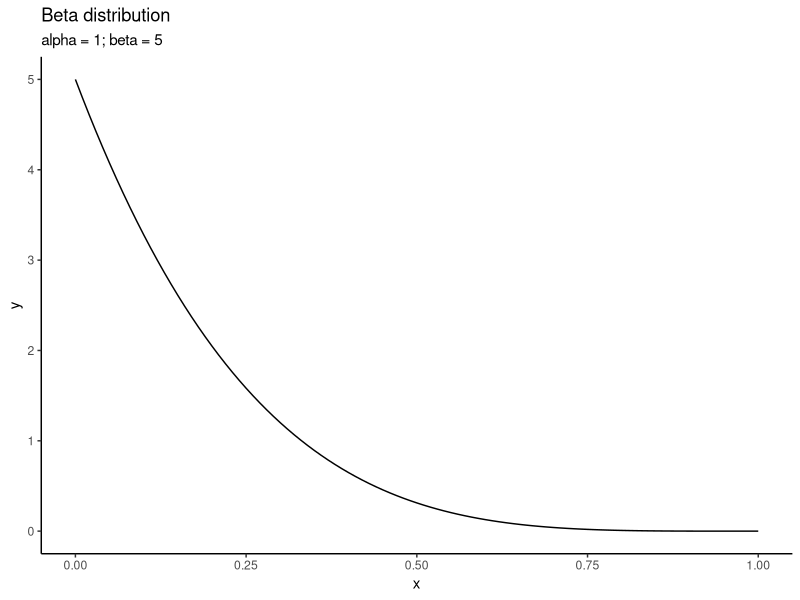
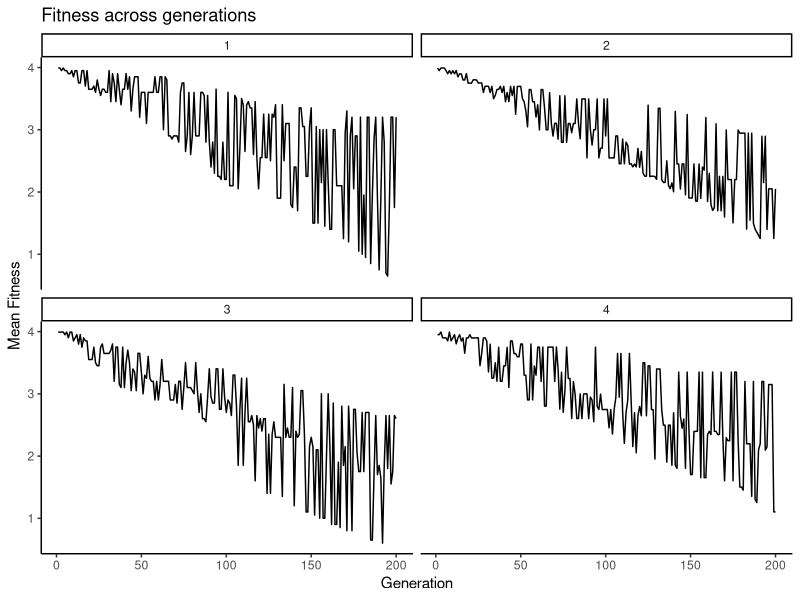
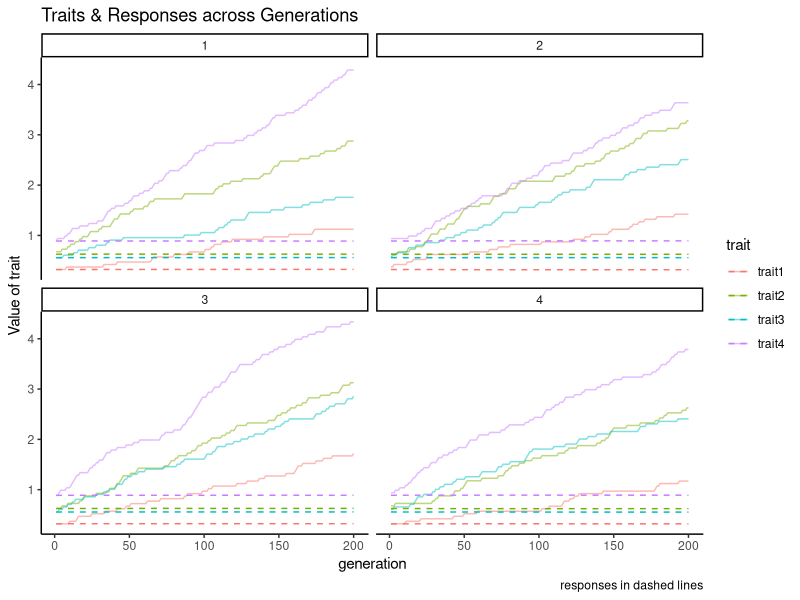
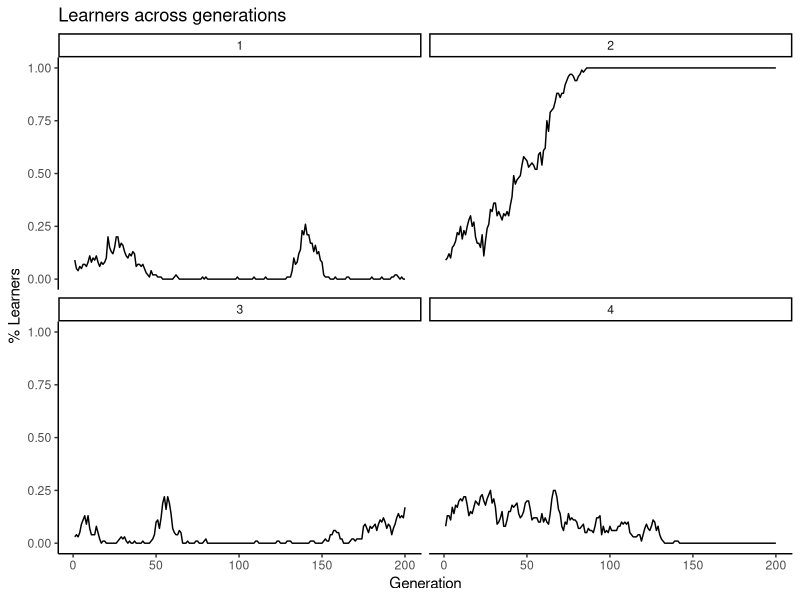

Reproduce these figures in R, in order.
## ---- chunk 1
knitr::opts_chunk$set(echo = TRUE)
library(tidyverse)
library(patchwork)
theme_set(theme_classic())
## ---- chunk 2
traits_init <- tibble( 
  trait = 1:4, 
  value = runif(n = 4,
                     min = 0,
                     max = 1))
traits_init
## ---- chunk 3
beta_df <- tibble(
x =seq(0, 1, by = 0.01),
y =dbeta(x, 1, 5)
)
beta_df %>% 
  ggplot(aes(x = x, y = y)) + 
  geom_line() + 
  labs(title = "Beta distribution", 
       subtitle = "alpha = 1; beta = 5")

## ---- chunk 4
N <- 4
starting_error_sd <- 0.05
population <- tibble(
  agent = 1:N, 
  trait1 = rnorm(mean = 0,
                 sd = starting_error_sd,
                 n = N) + rep(traits_init$value[1], N),
  trait2 = rnorm(mean = 0,
                 sd = starting_error_sd,
                 n = N) + rep(traits_init$value[2], N),
  trait3 = rnorm(mean = 0,
                 sd = starting_error_sd,
                 n = N) + rep(traits_init$value[3], N),
  trait4 = rnorm(mean = 0,
                 sd = starting_error_sd,
                 n = N) + rep(traits_init$value[4], N)
)

population
## ---- chunk 5
# Probability of change for each trait 
pr_change <- rbeta(n = 4, 
                   1, 
                   5)
# Do the traits change? 
traits_change <- rbinom(n = 4, 
       size = 1, 
       prob = pr_change)

u <- 0.05
# Update the traits by u 
updated_traits <- traits_init+traits_change*u
## ---- chunk 6
stubborn_model <- function(num_traits = 4,
                           num_turns = 200,
                           num_rounds = 2,
                           N = 100,
                           prob_learner = 0.1,
                           starting_error_sd = 0.01,
                           baseline_fertility = 2,
                           cost_dist = 1,
                           p_explore = 0.001) { 
  # Probabilities that each trait changes
  pr_change <- rbeta(n = num_traits, 
                     1, 
                     5)
  # Draw initial values for the traits 
  traits_init <- runif(n = num_traits,
                       min = 0,
                       max = 1)
  # Keep record 
  traits_df <- tibble(run = as.factor(rep(1:num_rounds, each = num_turns)),
                      generation = rep(1:num_turns, num_rounds), 
                      trait1 = as.numeric(rep(NA, num_rounds * num_turns)),
                      trait2 = as.numeric(rep(NA, num_rounds * num_turns)), 
                      trait3 = as.numeric(rep(NA, num_rounds * num_turns)), 
                      trait4 = as.numeric(rep(NA, num_rounds * num_turns)))
  traits_df[1,3:6] <- as.list(traits_init)
  
  # Output for the model
  output <- tibble(
    run = as.factor(rep(1:num_rounds, each = num_turns)),
    generation = rep(1:num_turns, num_rounds),
    perc_learners = as.numeric(rep(NA, num_rounds * num_turns)),
    avg_fitness = as.numeric(rep(NA, num_rounds * num_turns)),
    mean_trait1 = as.numeric(rep(NA, num_rounds * num_turns)),
    mean_trait2 = as.numeric(rep(NA, num_rounds * num_turns)),
    mean_trait3 = as.numeric(rep(NA, num_rounds * num_turns)),
    mean_trait4 = as.numeric(rep(NA, num_rounds * num_turns))
  )
  
  for (j in 1:num_rounds) {
    
    population <- tibble(
      learns = sample(
        size = N,
        c("yes", "no"),
        prob = c(prob_learner, 1 - prob_learner),
        replace = TRUE
      ),
      trait1 = rnorm(mean = 0,
                     sd = starting_error_sd,
                     n = N) + rep(traits_init[1], N),
      trait2 = rnorm(mean = 0,
                     sd = starting_error_sd,
                     n = N) + rep(traits_init[2], N),
      trait3 = rnorm(mean = 0,
                     sd = starting_error_sd,
                     n = N) + rep(traits_init[3], N),
      trait4 = rnorm(mean = 0,
                     sd = starting_error_sd,
                     n = N) + rep(traits_init[4], N),
      fitness = as.numeric(NA)
    )
    
    
    for (t in 1:num_turns) {
      #### One turn ####
      
      # 1. Change in traits? 
      # Do the traits change? 
      traits_change <- rbinom(n = 4, 
                              size = 1, 
                              prob = pr_change)
      
      if(t == 1 ) { 
        updated_traits <- as.list(traits_init+traits_change*0.05)
        traits_df[traits_df$run==j&traits_df$generation==t,3:6] <- updated_traits
      } else { 
        updated_traits <- as.list(traits_df[traits_df$run==j&traits_df$generation==t-1,3:6]+traits_change*0.05)
        # Record these changes 
        traits_df[traits_df$run==j&traits_df$generation==t,3:6] <- updated_traits
      }
      # 2. Draw trait & learning 
      # One trait gets drawn 
      current_trait <- sample(1:4, 
                              size = 1)
      # How many updaters
      learners <- which(population[,"learns"]=="yes")
      
      # Update these 
      population[learners, current_trait+1] <- sample(population[,current_trait+1][[1]],
                                                      length(learners))
      
      # Record the means 
      output[output$generation==t & 
               output$run==j,]$mean_trait1 <- mean(population$trait1)
      output[output$generation==t & 
               output$run==j,]$mean_trait2 <- mean(population$trait2)
      output[output$generation==t & 
               output$run==j,]$mean_trait3 <- mean(population$trait3)
      output[output$generation==t & 
               output$run==j,]$mean_trait4 <- mean(population$trait4)
      
      
      
      # 3. Calculate fitness 
      # Get difference between trait and response 
      differences_trait_response <- abs(updated_traits[[current_trait]] - population[,current_trait+1][[1]])
      # Add this to the population (baseline + cost of diff)
      population$fitness <- baseline_fertility-cost_dist*differences_trait_response
      
      # if fitnesses below 0 then 0
      
      population[population$fitness<=0,'fitness'] <- 0
      
      # If all fitnesses are 0, everyone dies
      if (sum(population$fitness)<= 0) {
        print("Everyone died!")
        break
      }
      
      # 4. Store population characteristics 
      output[output$generation==t & 
               output$run==j,]$avg_fitness <- mean(population$fitness, na.rm = T)
      output[output$generation==t & 
               output$run==j,]$perc_learners <- mean(population$learns=="yes")
      
      # 5. Reproduction
      previous_population <- population
      population$fitness <- NA
      
      # Collective fitness of non-learners
      if(sum(previous_population$learns=="yes") > 0) {
        fitness_L <- sum(previous_population[previous_population$learns=="yes","fitness"])/sum(previous_population$fitness)
      } else {
        fitness_L <- 0
      }
      
      # New strategies 
      # According to fitness of non-learners
      population$learns <- sample(c("yes", "no"),
                                  size = N, 
                                  prob = c(fitness_L, 1-fitness_L), 
                                  replace = TRUE)
      
      # Individual exploration 
      explores <- sample(c(TRUE, FALSE), 
                         100, 
                         prob = c(p_explore, 1-p_explore), 
                         replace = T)
      
      previous_population2 <- population
      population$learns[previous_population2$learns == "no" & 
                          explores] <- "yes"
    }
    
  }
  
  return(list(output, 
              traits_df, 
              pr_change))
  
}
## ---- chunk 7
set.seed(76)
results <- stubborn_model(num_rounds = 4, 
                          baseline_fertility = 4)
## ---- chunk 8
pop_df <- results[[1]]

pop_df %>% 
  ggplot(aes(x = generation, 
             y = avg_fitness)) +
  geom_line() + 
  facet_wrap(~run) +
  labs(x = 'Generation', 
       y = "Mean Fitness", 
       title = "Fitness across generations")

## ---- chunk 9
traits_df <- results[[2]]
traits_long <- traits_df %>% 
  pivot_longer(3:6, 
               names_to = "trait", 
               values_to = "value")
pop_long <- pop_df %>% 
  pivot_longer(5:8, 
               names_to = "trait", 
               values_to = "pop_value") %>% 
  select(pop_value)

full_df <- cbind(traits_long, 
                 pop_long)

full_df %>% 
  ggplot(aes(x = generation, 
             y = value, 
             col = trait)) + 
  geom_line(alpha = 0.5) +
  geom_line(aes(x = generation, 
                y = pop_value, 
                col = trait), 
            linetype = "dashed") +
  facet_wrap(~run) + 
  labs(y = "Value of trait", 
       title = "Traits & Responses across Generations", 
       caption = "responses in dashed lines")
  

## ---- chunk 10
pop_df %>% 
  ggplot(aes(x = generation, 
             y = perc_learners)) +
  geom_line() + 
  facet_wrap(~run) +
  labs(x = 'Generation', 
       y = "% Learners", 
       title = "Learners across generations")



